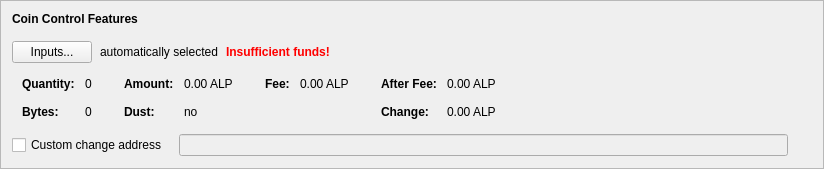
      <widget class="QFrame" name="frameCoinControl">
       <property name="sizePolicy">
        <sizepolicy hsizetype="Preferred" vsizetype="Fixed">
         <horstretch>0</horstretch>
         <verstretch>0</verstretch>
        </sizepolicy>
       </property>
       <property name="frameShape">
        <enum>QFrame::StyledPanel</enum>
       </property>
       <property name="frameShadow">
        <enum>QFrame::Raised</enum>
       </property>
       <layout class="QVBoxLayout" name="verticalLayout_4">
        <item>
         <layout class="QVBoxLayout" name="verticalLayoutCoinControl" stretch="0,0,0,0,0">
          <property name="spacing">
           <number>0</number>
          </property>
          <property name="sizeConstraint">
           <enum>QLayout::SetDefaultConstraint</enum>
          </property>
          <property name="leftMargin">
           <number>0</number>
          </property>
          <property name="topMargin">
           <number>0</number>
          </property>
          <item>
           <layout class="QHBoxLayout" name="horizontalLayoutCoinControl1">
            <property name="bottomMargin">
             <number>15</number>
            </property>
            <item>
             <widget class="QLabel" name="labelCoinControlFeatures">
              <property name="sizePolicy">
               <sizepolicy hsizetype="Preferred" vsizetype="Maximum">
                <horstretch>0</horstretch>
                <verstretch>0</verstretch>
               </sizepolicy>
              </property>
              <property name="font">
               <font>
                <weight>75</weight>
                <bold>true</bold>
               </font>
              </property>
              <property name="styleSheet">
               <string notr="true">font-weight:bold;</string>
              </property>
              <property name="text">
               <string>Coin Control Features</string>
              </property>
             </widget>
            </item>
           </layout>
          </item>
          <item>
           <layout class="QHBoxLayout" name="horizontalLayoutCoinControl2" stretch="0,0,0,0">
            <property name="spacing">
             <number>8</number>
            </property>
            <property name="bottomMargin">
             <number>10</number>
            </property>
            <item>
             <widget class="QPushButton" name="pushButtonCoinControl">
              <property name="styleSheet">
               <string notr="true"/>
              </property>
              <property name="text">
               <string>Inputs...</string>
              </property>
              <property name="autoDefault">
               <bool>false</bool>
              </property>
             </widget>
            </item>
            <item>
             <widget class="QLabel" name="labelCoinControlAutomaticallySelected">
              <property name="text">
               <string>automatically selected</string>
              </property>
              <property name="margin">
               <number>5</number>
              </property>
             </widget>
            </item>
            <item>
             <widget class="QLabel" name="labelCoinControlInsuffFunds">
              <property name="font">
               <font>
                <weight>75</weight>
                <bold>true</bold>
               </font>
              </property>
              <property name="styleSheet">
               <string notr="true">color:red;font-weight:bold;</string>
              </property>
              <property name="text">
               <string>Insufficient funds!</string>
              </property>
              <property name="margin">
               <number>5</number>
              </property>
             </widget>
            </item>
            <item>
             <spacer name="horizontalSpacerCoinControl">
              <property name="orientation">
               <enum>Qt::Horizontal</enum>
              </property>
              <property name="sizeHint" stdset="0">
               <size>
                <width>40</width>
                <height>1</height>
               </size>
              </property>
             </spacer>
            </item>
           </layout>
          </item>
          <item>
           <widget class="QWidget" name="widgetCoinControl" native="true">
            <property name="sizePolicy">
             <sizepolicy hsizetype="Preferred" vsizetype="Preferred">
              <horstretch>0</horstretch>
              <verstretch>0</verstretch>
             </sizepolicy>
            </property>
            <property name="minimumSize">
             <size>
              <width>0</width>
              <height>0</height>
             </size>
            </property>
            <property name="styleSheet">
             <string notr="true"/>
            </property>
            <layout class="QHBoxLayout" name="horizontalLayoutCoinControl5">
             <property name="leftMargin">
              <number>0</number>
             </property>
             <property name="topMargin">
              <number>0</number>
             </property>
             <property name="rightMargin">
              <number>0</number>
             </property>
             <property name="bottomMargin">
              <number>0</number>
             </property>
             <item>
              <layout class="QHBoxLayout" name="horizontalLayoutCoinControl3" stretch="0,0,0,1">
               <property name="spacing">
                <number>20</number>
               </property>
               <property name="topMargin">
                <number>0</number>
               </property>
               <property name="bottomMargin">
                <number>10</number>
               </property>
               <item>
                <layout class="QFormLayout" name="formLayoutCoinControl1">
                 <property name="horizontalSpacing">
                  <number>10</number>
                 </property>
                 <property name="verticalSpacing">
                  <number>14</number>
                 </property>
                 <property name="leftMargin">
                  <number>10</number>
                 </property>
                 <property name="topMargin">
                  <number>4</number>
                 </property>
                 <property name="rightMargin">
                  <number>6</number>
                 </property>
                 <item row="0" column="0">
                  <widget class="QLabel" name="labelCoinControlQuantityText">
                   <property name="font">
                    <font>
                     <weight>75</weight>
                     <bold>true</bold>
                    </font>
                   </property>
                   <property name="text">
                    <string>Quantity:</string>
                   </property>
                   <property name="margin">
                    <number>0</number>
                   </property>
                  </widget>
                 </item>
                 <item row="0" column="1">
                  <widget class="QLabel" name="labelCoinControlQuantity">
                   <property name="cursor">
                    <cursorShape>IBeamCursor</cursorShape>
                   </property>
                   <property name="contextMenuPolicy">
                    <enum>Qt::ActionsContextMenu</enum>
                   </property>
                   <property name="text">
                    <string notr="true">0</string>
                   </property>
                   <property name="margin">
                    <number>0</number>
                   </property>
                   <property name="textInteractionFlags">
                    <set>Qt::LinksAccessibleByMouse|Qt::TextSelectableByKeyboard|Qt::TextSelectableByMouse</set>
                   </property>
                  </widget>
                 </item>
                 <item row="1" column="0">
                  <widget class="QLabel" name="labelCoinControlBytesText">
                   <property name="font">
                    <font>
                     <weight>75</weight>
                     <bold>true</bold>
                    </font>
                   </property>
                   <property name="text">
                    <string>Bytes:</string>
                   </property>
                  </widget>
                 </item>
                 <item row="1" column="1">
                  <widget class="QLabel" name="labelCoinControlBytes">
                   <property name="cursor">
                    <cursorShape>IBeamCursor</cursorShape>
                   </property>
                   <property name="contextMenuPolicy">
                    <enum>Qt::ActionsContextMenu</enum>
                   </property>
                   <property name="text">
                    <string notr="true">0</string>
                   </property>
                   <property name="textInteractionFlags">
                    <set>Qt::LinksAccessibleByMouse|Qt::TextSelectableByKeyboard|Qt::TextSelectableByMouse</set>
                   </property>
                  </widget>
                 </item>
                </layout>
               </item>
               <item>
                <layout class="QFormLayout" name="formLayoutCoinControl2">
                 <property name="horizontalSpacing">
                  <number>10</number>
                 </property>
                 <property name="verticalSpacing">
                  <number>14</number>
                 </property>
                 <property name="leftMargin">
                  <number>6</number>
                 </property>
                 <property name="topMargin">
                  <number>4</number>
                 </property>
                 <property name="rightMargin">
                  <number>6</number>
                 </property>
                 <item row="0" column="0">
                  <widget class="QLabel" name="labelCoinControlAmountText">
                   <property name="font">
                    <font>
                     <weight>75</weight>
                     <bold>true</bold>
                    </font>
                   </property>
                   <property name="text">
                    <string>Amount:</string>
                   </property>
                   <property name="margin">
                    <number>0</number>
                   </property>
                  </widget>
                 </item>
                 <item row="0" column="1">
                  <widget class="QLabel" name="labelCoinControlAmount">
                   <property name="cursor">
                    <cursorShape>IBeamCursor</cursorShape>
                   </property>
                   <property name="contextMenuPolicy">
                    <enum>Qt::ActionsContextMenu</enum>
                   </property>
                   <property name="text">
                    <string notr="true">0.00 ALP</string>
                   </property>
                   <property name="textInteractionFlags">
                    <set>Qt::LinksAccessibleByMouse|Qt::TextSelectableByKeyboard|Qt::TextSelectableByMouse</set>
                   </property>
                  </widget>
                 </item>
                 <item row="1" column="0">
                  <widget class="QLabel" name="labelCoinControlLowOutputText">
                   <property name="font">
                    <font>
                     <weight>75</weight>
                     <bold>true</bold>
                    </font>
                   </property>
                   <property name="text">
                    <string>Dust:</string>
                   </property>
                  </widget>
                 </item>
                 <item row="1" column="1">
                  <widget class="QLabel" name="labelCoinControlLowOutput">
                   <property name="cursor">
                    <cursorShape>IBeamCursor</cursorShape>
                   </property>
                   <property name="contextMenuPolicy">
                    <enum>Qt::ActionsContextMenu</enum>
                   </property>
                   <property name="text">
                    <string notr="true">no</string>
                   </property>
                   <property name="textInteractionFlags">
                    <set>Qt::LinksAccessibleByMouse|Qt::TextSelectableByKeyboard|Qt::TextSelectableByMouse</set>
                   </property>
                  </widget>
                 </item>
                </layout>
               </item>
               <item>
                <layout class="QFormLayout" name="formLayoutCoinControl3">
                 <property name="horizontalSpacing">
                  <number>10</number>
                 </property>
                 <property name="verticalSpacing">
                  <number>14</number>
                 </property>
                 <property name="leftMargin">
                  <number>6</number>
                 </property>
                 <property name="topMargin">
                  <number>4</number>
                 </property>
                 <property name="rightMargin">
                  <number>6</number>
                 </property>
                 <item row="0" column="0">
                  <widget class="QLabel" name="labelCoinControlFeeText">
                   <property name="font">
                    <font>
                     <weight>75</weight>
                     <bold>true</bold>
                    </font>
                   </property>
                   <property name="text">
                    <string>Fee:</string>
                   </property>
                   <property name="margin">
                    <number>0</number>
                   </property>
                  </widget>
                 </item>
                 <item row="0" column="1">
                  <widget class="QLabel" name="labelCoinControlFee">
                   <property name="cursor">
                    <cursorShape>IBeamCursor</cursorShape>
                   </property>
                   <property name="contextMenuPolicy">
                    <enum>Qt::ActionsContextMenu</enum>
                   </property>
                   <property name="text">
                    <string notr="true">0.00 ALP</string>
                   </property>
                   <property name="textInteractionFlags">
                    <set>Qt::LinksAccessibleByMouse|Qt::TextSelectableByKeyboard|Qt::TextSelectableByMouse</set>
                   </property>
                  </widget>
                 </item>
                </layout>
               </item>
               <item>
                <layout class="QFormLayout" name="formLayoutCoinControl4">
                 <property name="horizontalSpacing">
                  <number>10</number>
                 </property>
                 <property name="verticalSpacing">
                  <number>14</number>
                 </property>
                 <property name="leftMargin">
                  <number>6</number>
                 </property>
                 <property name="topMargin">
                  <number>4</number>
                 </property>
                 <property name="rightMargin">
                  <number>6</number>
                 </property>
                 <item row="0" column="0">
                  <widget class="QLabel" name="labelCoinControlAfterFeeText">
                   <property name="font">
                    <font>
                     <weight>75</weight>
                     <bold>true</bold>
                    </font>
                   </property>
                   <property name="text">
                    <string>After Fee:</string>
                   </property>
                   <property name="margin">
                    <number>0</number>
                   </property>
                  </widget>
                 </item>
                 <item row="0" column="1">
                  <widget class="QLabel" name="labelCoinControlAfterFee">
                   <property name="cursor">
                    <cursorShape>IBeamCursor</cursorShape>
                   </property>
                   <property name="contextMenuPolicy">
                    <enum>Qt::ActionsContextMenu</enum>
                   </property>
                   <property name="text">
                    <string notr="true">0.00 ALP</string>
                   </property>
                   <property name="textInteractionFlags">
                    <set>Qt::LinksAccessibleByMouse|Qt::TextSelectableByKeyboard|Qt::TextSelectableByMouse</set>
                   </property>
                  </widget>
                 </item>
                 <item row="1" column="0">
                  <widget class="QLabel" name="labelCoinControlChangeText">
                   <property name="font">
                    <font>
                     <weight>75</weight>
                     <bold>true</bold>
                    </font>
                   </property>
                   <property name="text">
                    <string>Change:</string>
                   </property>
                  </widget>
                 </item>
                 <item row="1" column="1">
                  <widget class="QLabel" name="labelCoinControlChange">
                   <property name="cursor">
                    <cursorShape>IBeamCursor</cursorShape>
                   </property>
                   <property name="contextMenuPolicy">
                    <enum>Qt::ActionsContextMenu</enum>
                   </property>
                   <property name="text">
                    <string notr="true">0.00 ALP</string>
                   </property>
                   <property name="textInteractionFlags">
                    <set>Qt::LinksAccessibleByMouse|Qt::TextSelectableByKeyboard|Qt::TextSelectableByMouse</set>
                   </property>
                  </widget>
                 </item>
                </layout>
               </item>
              </layout>
             </item>
            </layout>
           </widget>
          </item>
          <item>
           <layout class="QHBoxLayout" name="horizontalLayoutCoinControl4" stretch="0,0,0">
            <property name="spacing">
             <number>12</number>
            </property>
            <property name="sizeConstraint">
             <enum>QLayout::SetDefaultConstraint</enum>
            </property>
            <property name="topMargin">
             <number>5</number>
            </property>
            <property name="rightMargin">
             <number>5</number>
            </property>
            <item>
             <widget class="QCheckBox" name="checkBoxCoinControlChange">
              <property name="toolTip">
               <string>If this is activated, but the change address is empty or invalid, change will be sent to a newly generated address.</string>
              </property>
              <property name="text">
               <string>Custom change address</string>
              </property>
             </widget>
            </item>
            <item>
             <widget class="QValidatedLineEdit" name="lineEditCoinControlChange">
              <property name="enabled">
               <bool>false</bool>
              </property>
              <property name="sizePolicy">
               <sizepolicy hsizetype="Expanding" vsizetype="Fixed">
                <horstretch>0</horstretch>
                <verstretch>0</verstretch>
               </sizepolicy>
              </property>
             </widget>
            </item>
            <item>
             <widget class="QLabel" name="labelCoinControlChangeLabel">
              <property name="sizePolicy">
               <sizepolicy hsizetype="Preferred" vsizetype="Expanding">
                <horstretch>0</horstretch>
                <verstretch>0</verstretch>
               </sizepolicy>
              </property>
              <property name="minimumSize">
               <size>
                <width>0</width>
                <height>0</height>
               </size>
              </property>
              <property name="text">
               <string/>
              </property>
              <property name="margin">
               <number>3</number>
              </property>
             </widget>
            </item>
           </layout>
          </item>
          <item>
           <spacer name="verticalSpacerCoinControl">
            <property name="orientation">
             <enum>Qt::Vertical</enum>
            </property>
            <property name="sizeType">
             <enum>QSizePolicy::Expanding</enum>
            </property>
            <property name="sizeHint" stdset="0">
             <size>
              <width>800</width>
              <height>1</height>
             </size>
            </property>
           </spacer>
          </item>
         </layout>
        </item>
       </layout>
      </widget>
